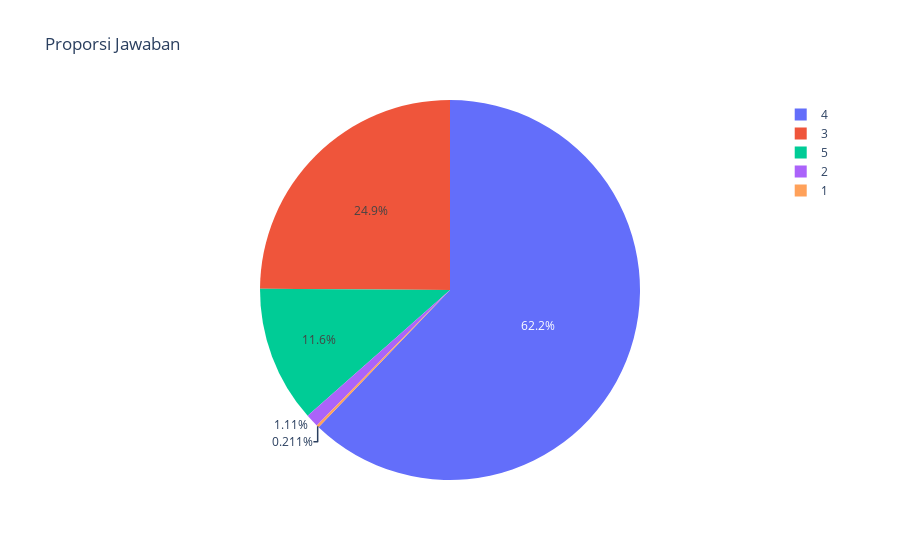

Notebook code cell kept with this figure:
### Code cell
fig2 = px.pie(
    values=distribusi.values,
    names=distribusi.index.astype(str),
    title="Proporsi Jawaban"
)

fig2.show()

### Figure 1 — Plotly figure (JSON) as saved in the notebook; plotly's stock layout.template omitted (floating-point values rounded to 4 significant figures)
{"data": [{"domain": {"x": [0, 1], "y": [0, 1]}, "hovertemplate": "label=%{label}<br>value=%{value}<extra></extra>", "labels": ["1", "2", "3", "4", "5"], "legendgroup": "", "name": "", "showlegend": true, "type": "pie", "values": [4, 21, 471, 1176, 220]}], "layout": {"legend": {"tracegroupgap": 0}, "title": {"text": "Proporsi Jawaban"}}}
